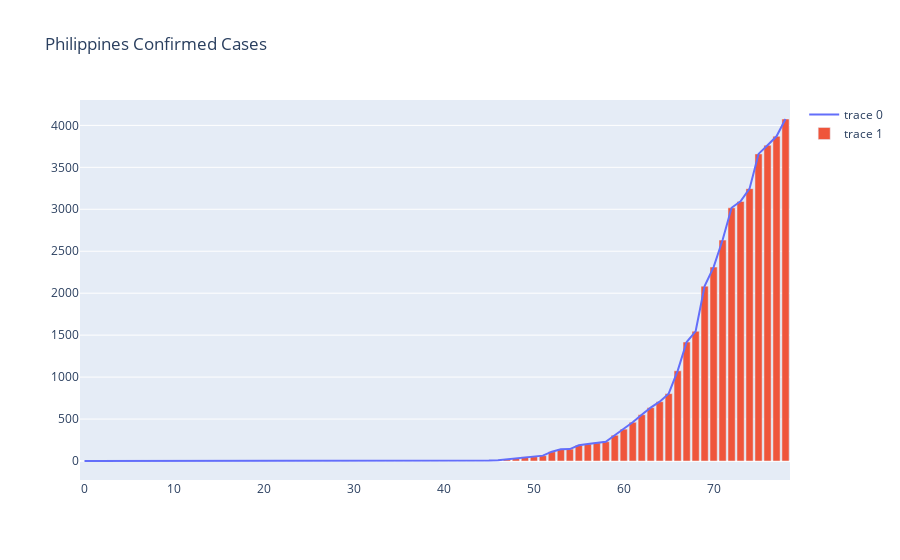

Notebook code cell kept with this figure:
### Code cell
import plotly.graph_objects as go
fig = go.Figure()
fig.add_trace(go.Scatter(y=PHcases))
fig.add_trace(go.Bar(y=PHcases))
fig.update_layout(title = 'Philippines Confirmed Cases')
fig.show()

### Figure 1 — Plotly figure (JSON) as saved in the notebook; plotly's stock layout.template omitted (floating-point values rounded to 4 significant figures)
{"data": [{"type": "scatter", "y": [0, 0, 0, 0, 0, 0, 0, 0, 1, 1, 1, 2, 2, 2, 2, 2, 3, 3, 3, 3, 3, 3, 3, 3, 3, 3, 3, 3, 3, 3, 3, 3, 3, 3, 3, 3, 3, 3, 3, 3, 3, 3, 3, 3, 5, 6, 10, 20, 33, 49, 52, 64, 111, 140, 142, 187, 202, 217, 230, 307, 380, 462, 552, 636, 707, 803, 1075, 1418, 1546, 2084, 2311, 2633, 3018, 3094, 3246, 3660, 3764, 3870, 4076]}, {"type": "bar", "y": [0, 0, 0, 0, 0, 0, 0, 0, 1, 1, 1, 2, 2, 2, 2, 2, 3, 3, 3, 3, 3, 3, 3, 3, 3, 3, 3, 3, 3, 3, 3, 3, 3, 3, 3, 3, 3, 3, 3, 3, 3, 3, 3, 3, 5, 6, 10, 20, 33, 49, 52, 64, 111, 140, 142, 187, 202, 217, 230, 307, 380, 462, 552, 636, 707, 803, 1075, 1418, 1546, 2084, 2311, 2633, 3018, 3094, 3246, 3660, 3764, 3870, 4076]}], "layout": {"title": {"text": "Philippines Confirmed Cases"}}}
